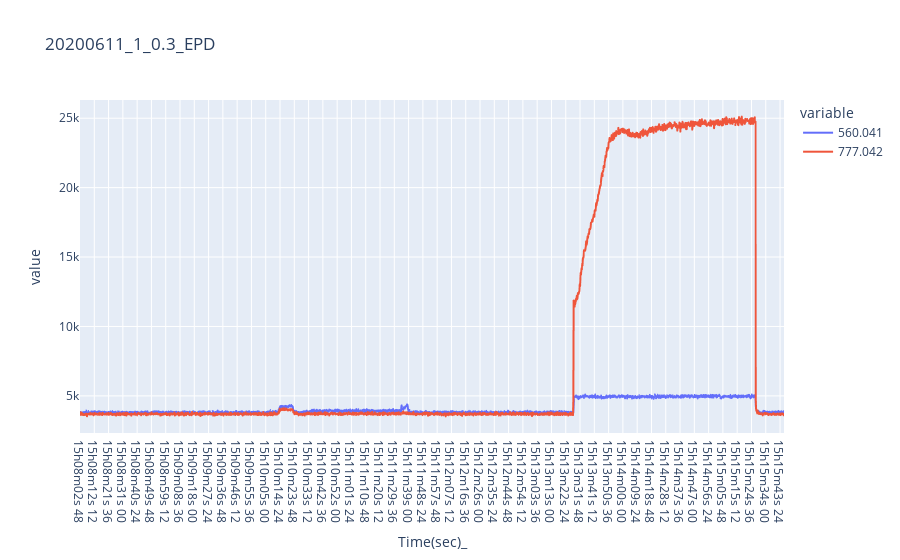

The notebook cell saved with this chart:
### Code cell
data3 = pd.read_csv('C:/Users/com/Desktop/2020-06-11 TES 실험 OES, CSV데이터/20200611 TES dep_clean_test CSV파일/2020-06-11_15h08m02s_clean3_1_0.3.f_oes.csv')
df_20200611_1_03_EPD = pd.DataFrame(data3[['Time(sec)_','560.041','777.042']])

fig = px.line(df_20200611_1_03_EPD, x="Time(sec)_", y=["560.041", "777.042"], title="20200611_1_0.3_EPD")
fig.show()

### Figure 1 — Plotly figure (JSON) as saved in the notebook; plotly's stock layout.template omitted (floating-point values rounded to 4 significant figures; data arrays with more than 128 entries replaced by an {"elided": "..."} marker saying what was removed)
{"data": [{"hovertemplate": "variable=560.041<br>Time(sec)_=%{x}<br>value=%{y}<extra></extra>", "legendgroup": "560.041", "line": {"color": "#636efa", "dash": "solid"}, "mode": "lines", "name": "560.041", "showlegend": true, "type": "scattergl", "x": {"elided": "2317 str values"}, "xaxis": "x", "y": {"elided": "2317 int values"}, "yaxis": "y"}, {"hovertemplate": "variable=777.042<br>Time(sec)_=%{x}<br>value=%{y}<extra></extra>", "legendgroup": "777.042", "line": {"color": "#EF553B", "dash": "solid"}, "mode": "lines", "name": "777.042", "showlegend": true, "type": "scattergl", "x": {"elided": "2317 str values"}, "xaxis": "x", "y": {"elided": "2317 int values"}, "yaxis": "y"}], "layout": {"legend": {"title": {"text": "variable"}, "tracegroupgap": 0}, "title": {"text": "20200611_1_0.3_EPD"}, "xaxis": {"anchor": "y", "domain": [0, 1], "title": {"text": "Time(sec)_"}}, "yaxis": {"anchor": "x", "domain": [0, 1], "title": {"text": "value"}}}}
